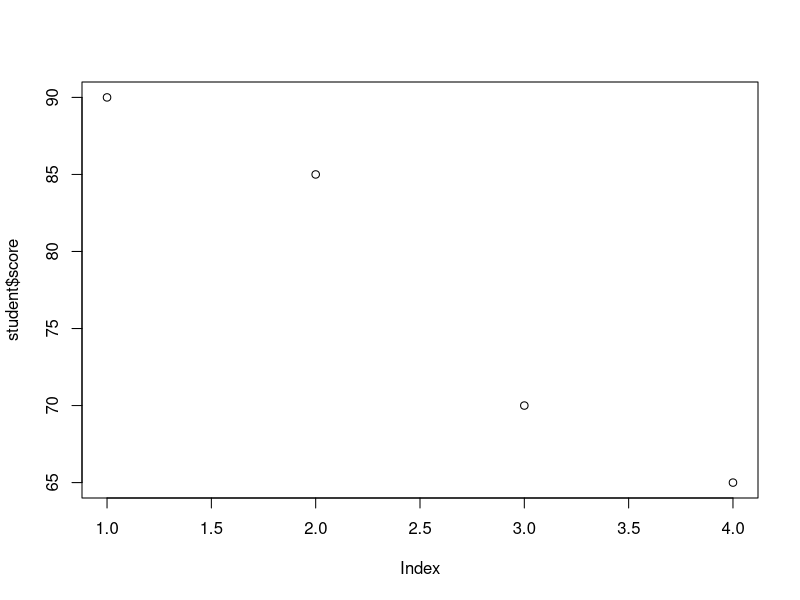

The R source for this figure:
# DataFrame : 데이터베이스의 테이블과 유사한 구조. 열 단위로 타입이 다를 수 있다.

# 1) vector로 data.frame
no <- c(1,2,3)
name <- c('hong', 'lee', 'kim')
df <- data.frame(no, name)
df
typeof(df)
df$bunho
df$irum

df <- data.frame(irum=c('james', 'oscar', 'tom'), nai=c(27,25,34),
                 row.names=c('one', 'two', 'three'))
df
head(df, 2)
tail(df, 2)
nrow(df)
ncol(df)
str(df)
summary(df)

# 2) matrix로 data.frame
m <- matrix(c(1,'홍길동', 170, 2, '나길동', 177, 3, '신길동', 187), 3, by=T)
m
mdf <- data.frame(m)
mdf

m <- matrix(1:6, nrow=3)
mdf <- data.frame(m)
mdf
colnames(mdf) <- c('c1', 'c2')
mdf

mdf$c1
mdf['c1']
mdf[1]
mdf[-1]
mdf[1,2]
mdf[1:2,1:2]
mdf[1:2,c(1,2)]

mdf
mdf[mdf$c1 ==2, ]
subset(mdf, c1 == 2)
? subset

mdf[mdf$c1 == 2 & mdf$c2 == 5, ]
subset(mdf, c1 == 2 & c2 == 5)

mdf[mdf$c1 == 2, c(1, 2)]
subset(mdf, c1 == 2, select = c(1, 2))
# subset(mdf, select = c(2))

mdf
mdf$c2 <- ifelse(mdf$c2 == 4, NA, mdf$c2)
mdf

summary(mdf)

mean(mdf$c2)
mean(mdf$c2, na.rm = T)

# 행 또는 열 추가
mdf
mdfr <- rbind(mdf, c(10, 11))  # 행 추가
mdfr
mdfc <- cbind(mdf, c3 = c("a", "b", "c"), c4 = c("a1", "a2", "a3"))  # 열 추가
mdfc

mdfc[, 'c3'] <- NULL  # 열 삭제
mdfc

mdfr <- mdfr[-1, ]  # 행 삭제
mdfr

# 기본 데이터세트 읽기
data('iris', package = 'datasets')
head(iris)
typeof(iris)
is(iris)

# merge : 데이터프레임 병합
height <- data.frame(id=c(1,2,3), h=c(180,175,178))
weight <- data.frame(id=c(1,2,3), h=c(80,75,88))
height
weight
merge(height, weight, by.x="id", by.y="id")

sid <- c(100, 110, 120, 130)
score <- c(90, 85, 70, 65)
gender <- c('M', 'F', 'M', 'F')
major <- c('경영', '교육', '컴공', '사회')
student <- data.frame(sid, score, gender, major)
student

str(student)
plot(student$score)

# 조건에 맞는 부분 자료 얻기
subset(student, score >= 70)
subset(student, subset=(score>=70))
subset(student, score >=70 & gender == 'M')
subset(student, select=c(sid, gender))
subset(student, select=c(-sid, -gender))
subset(student, select=c(sid, gender), score <= 80)